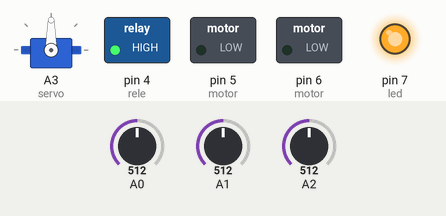
Recording of a sketch running on a simulated Arduino Uno, built with avr-gcc and run on an emulated ATmega328P. Parts: servo, switched loads named in the sketch (green lamp = pin HIGH), output pins drawn as LEDs (lit = HIGH). The test bench sets the inputs (shaded band); at power-on: A0 = 512, A1 = 512, A2 = 512. No radio packets arrive unless stated; what the sketch prints to the serial monitor is not drawn.

Above: at 0.1 s.
Timing chart, 0 to 1.6 s (numbered marks = the images above):
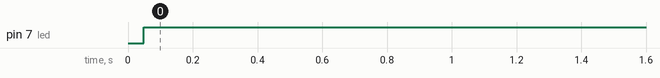

Measured:
- by itself, pin 7 (led): LOW → HIGH at 0.05 s

The sketch:

RX.ino
```cpp
#include <SPI.h>
#include "nRF24L01.h"
#include "RF24.h"
#include <Servo.h>
Servo servo;
int led[2];

RF24 radio(9,10);
const uint64_t pipe = 0xE8E8F0F0E1LL;
const uint64_t pipe2 = 0xF0F0F0F0D2LL;

void setup(void){
  pinMode(4,OUTPUT); //rele
  pinMode(5,OUTPUT); //motor
  pinMode(6,OUTPUT); //motor
  pinMode(7,OUTPUT); //led
  digitalWrite(4,1);
  servo.attach(A3);
  radio.begin();
  Serial.begin(9600);
  radio.openReadingPipe(1,pipe);
  radio.openWritingPipe(pipe2);
  radio.setDataRate(RF24_250KBPS);
  radio.setCRCLength(RF24_CRC_16);
  radio.startListening();

  Serial.println("Setup");
}

void loop(void){
  led[0]=1;
  led[1]=1;
  int volt[3];
  volt[0]=map(analogRead(A0), 0, 1023, 0, 5000)*2;
  volt[1]=map(analogRead(A1), 0, 1023, 0, 5000)*2-volt[0];
  volt[2]=map(analogRead(A2), 0, 1023, 0, 5000)*3-volt[1]*2;
  digitalWrite(7,0);
  if(volt[0]<3500 || volt[1]<3500 || volt[2]<3500){
    digitalWrite(7,1);
  }
  bool done = false;
  if ( radio.available() )
  {
    while (!done)
    {
      done = radio.read( led, sizeof(led) );
    }
    /*
    Serial.print(led[0],DEC);
     Serial.print(" - ");
     Serial.println(led[1],DEC);
     */
  }


  if(led[0]==0&&led[1]==0){
    Serial.println("RECIENVING");
    radio.stopListening();
    radio.write( volt, sizeof(volt) );
    radio.startListening();
  }
  else{
    int x = led[1];
    int s = led[0];
    Serial.print(x,DEC);
    Serial.print(" - ");
    Serial.println(s,DEC);
    if(s>40&&s<130){
      servo.write(s);
    }
    if(x==30){
      motor(2,120);
    }
    else if(x>79&&x<85){
      motor(3,0);
    }
    else if(x>84){
      motor(1,x);
    }
  }
}
```

motor.ino
```cpp
void motor(int dire, int vel){
  if(dire==1){
    analogWrite(6,vel);
    digitalWrite(5,0);
  }
  if(dire==2){
    analogWrite(5,vel);
    digitalWrite(6,0);
  }
  if(dire==3){
    digitalWrite(6,0);
    digitalWrite(5,0);
  }
}
```
